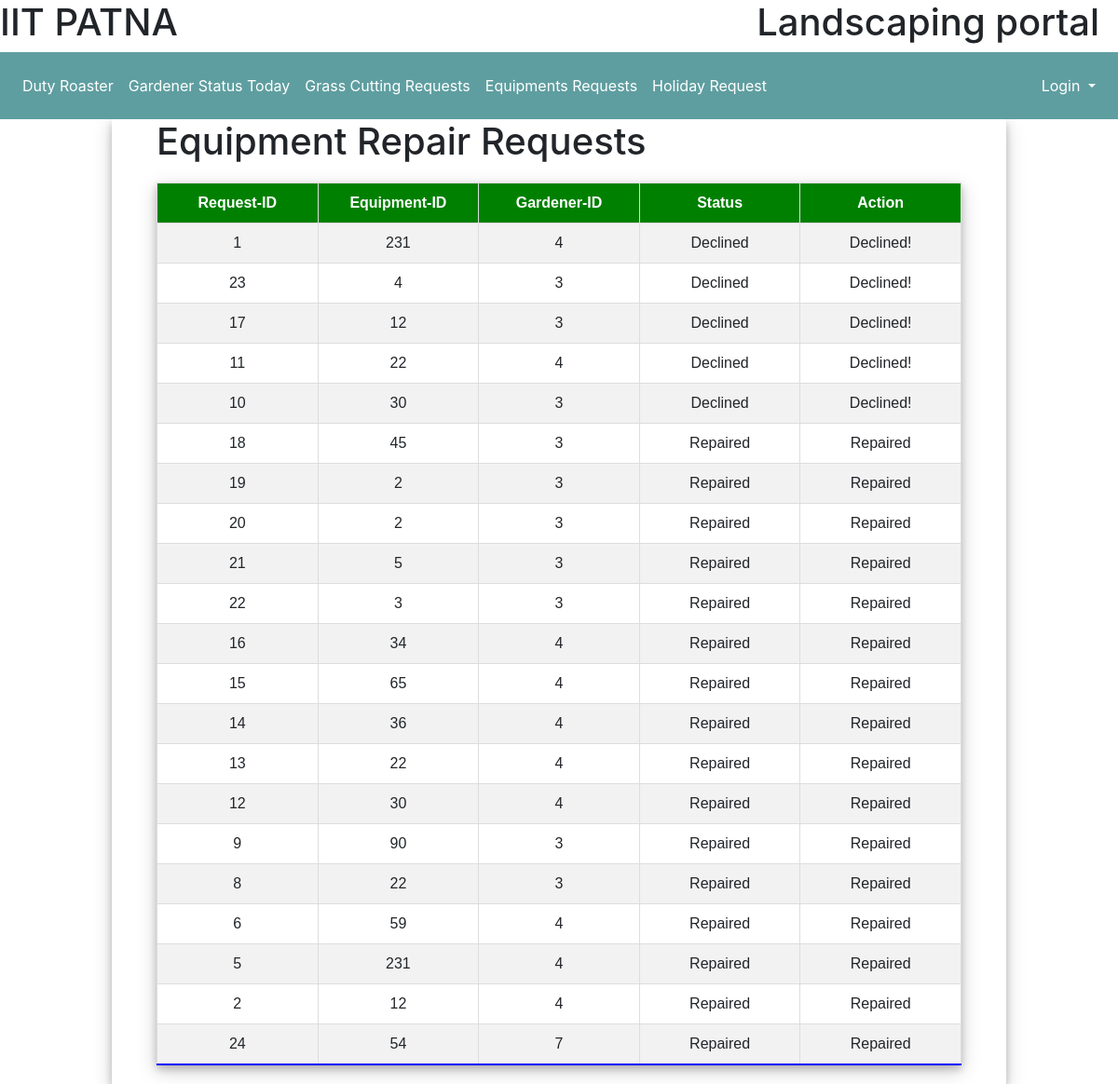
The app's page /Mini-project/equipmentrequest.php with its own data.
### tables this page shows
CREATE TABLE `equipmentrequest` (
  `erid` int(11) NOT NULL,
  `equipmentid` int(11) NOT NULL,
  `gardenerid` int(11) NOT NULL,
  `status` int(11) NOT NULL DEFAULT 0
);

### Mini-project/equipmentrequest.php (the view, shortened to what this page needs)
<?php
require_once('./template/navbar.php');
?>
<!DOCTYPE html>
<html lang="en">
<head>
<link rel="stylesheet" href="https://stackpath.bootstrapcdn.com/bootstrap/4.3.1/css/bootstrap.min.css">
</head>
<body>
<div class="wrapper0">
    <div class="wrapper1">
    <h1>Equipment Repair Requests</h1>
    <table id = "users">
        <tr>
            <th>Request-ID</th>
            <th>Equipment-ID</th>
            <th>Gardener-ID</th>
            <th>Status</th>
            <th>Action</th>
        </tr>
        <?php
            $request_query1 = "SELECT * FROM equipmentrequest ORDER BY status ASC";
            $request_result1 = mysqli_query($db, $request_query1);
            while($request_row1 = mysqli_fetch_assoc($request_result1)){
        ?>
        <tr>
            <td><?php echo $request_row1['erid'];?></td>
            <td><?php echo $request_row1['equipmentid'];?></td>
            <td><?php echo $request_row1['gardenerid'];?></td>
            <td><?php if($request_row1['status']==0) echo 'Request Pending';
              else if($request_row1['status']==1) echo 'Approved! Work in Progress';
             else if($request_row1['status']==2) echo 'Declined';
              else if($request_row1['status']==3) echo 'Repaired';
            ?></td>
            <?php if($request_row1['status']==0){ ?>
            <td>
                <form action ="equipmentrequest.php" method ="POST">
                    <input type = "hidden" name  ="erid" value = "<?php echo $request_row1['erid'];?>"/>
                    <input type = "hidden" name  ="equipmentid" value = "<?php echo $request_row1['equipmentid'];?>"/>
                    <input type = "submit" name  ="approve" value = "Approve"/>
                    <input type = "submit" name  ="decline" value = "Decline"/>
                </form>
            </td>
            <?php }else if($request_row1['status']==2){?>
            <td>Declined!</td>
            <?php }else{?>
            <td>Repaired</td>
        </tr>
      <?php }?>
      <?php
              }
              ?>
    </table>
            </div>
</div>

### Mini-project/equipmentrequest.php (style rules this page uses)
.wrapper0 { margin-right: 10%; margin-left: 10%; box-shadow: 0 4px 8px 0 rgba(0, 0, 0, 0.2), 0 6px 20px 0 rgba(0, 0, 0, 0.19); padding-bottom: 10px; }
.wrapper1 { padding-right: 5%; padding-left: 5%; padding-bottom: 10px; }
table { table-layout: fixed; width: 100%; }
#users { box-shadow: 0 4px 8px 0 rgba(0, 0, 0, 0.2), 0 6px 20px 0 rgba(0, 0, 0, 0.19); margin-right: auto; margin-top: 20px; margin-left: auto; font-family: Arial, Helvetica, sans-serif; border-collapse: collapse; }
#users th { padding-top: 12px; padding-bottom: 12px; text-align: center; background-color: green; color: white; }
#users td { padding-top: 12px; padding-bottom: 12px; text-align: center; }
#users td, #users th { word-wrap: break-word; border: 1px solid #ddd; }
#users tr:nth-child(even) { background-color: #f2f2f2; }
#users tr:last-child td { border-bottom: 2px solid blue; }

### records on screen
equipmentrequest: erid "1", equipmentid "231", gardenerid "4", status "Declined"
equipmentrequest: erid "23", equipmentid "4", gardenerid "3", status "Declined"
equipmentrequest: erid "17", equipmentid "12", gardenerid "3", status "Declined"
equipmentrequest: erid "11", equipmentid "22", gardenerid "4", status "Declined"
equipmentrequest: erid "10", equipmentid "30", gardenerid "3", status "Declined"
equipmentrequest: erid "18", equipmentid "45", gardenerid "3", status "Repaired"
equipmentrequest: erid "19", equipmentid "2", gardenerid "3", status "Repaired"
equipmentrequest: erid "20", equipmentid "2", gardenerid "3", status "Repaired"
equipmentrequest: erid "21", equipmentid "5", gardenerid "3", status "Repaired"
equipmentrequest: erid "22", equipmentid "3", gardenerid "3", status "Repaired"
equipmentrequest: erid "16", equipmentid "34", gardenerid "4", status "Repaired"
equipmentrequest: erid "15", equipmentid "65", gardenerid "4", status "Repaired"
equipmentrequest: erid "14", equipmentid "36", gardenerid "4", status "Repaired"
equipmentrequest: erid "13", equipmentid "22", gardenerid "4", status "Repaired"
equipmentrequest: erid "12", equipmentid "30", gardenerid "4", status "Repaired"
equipmentrequest: erid "9", equipmentid "90", gardenerid "3", status "Repaired"
equipmentrequest: erid "8", equipmentid "22", gardenerid "3", status "Repaired"
equipmentrequest: erid "6", equipmentid "59", gardenerid "4", status "Repaired"
equipmentrequest: erid "5", equipmentid "231", gardenerid "4", status "Repaired"
equipmentrequest: erid "2", equipmentid "12", gardenerid "4", status "Repaired"
equipmentrequest: erid "24", equipmentid "54", gardenerid "7", status "Repaired"
